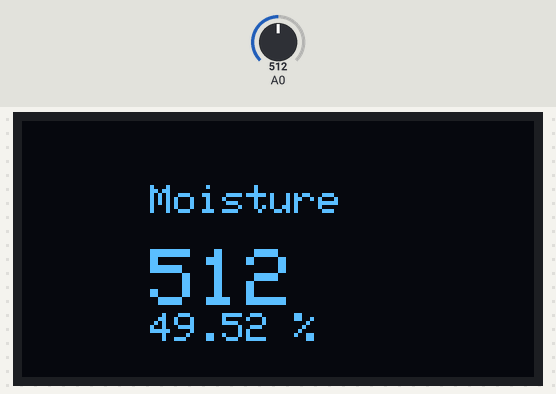
The sketch below on a simulated ESP8266 (Wemos D1 mini). Parts: 128×64 one-colour display. The test bench sets the inputs (shaded band); at power-on: A0 = 512. WiFi joins after 1.5 s; servers stay silent unless stated; the display library's start-up logo is not drawn; uploads are accepted with an empty reply; what the sketch prints to the serial monitor is not drawn.

Above: at 5.6 s.

The sketch:

firmware-sketch.ino
```cpp
#include <SPI.h>
#include <Wire.h>
#include <Adafruit_GFX.h>
#include <Adafruit_SSD1306.h>
#include <ESP8266WiFi.h>
#include <ESP8266HTTPClient.h>
#include <WiFiClient.h>

#define SCREEN_WIDTH 128 // OLED display width, in pixels
#define SCREEN_HEIGHT 64 // OLED display height, in pixels
#define OLED_RESET -1    // GPIO0
Adafruit_SSD1306 display(SCREEN_WIDTH, SCREEN_HEIGHT, &Wire, OLED_RESET);
WiFiClient wifiClient;

//const char* ssid = "WLANrouter";
//const char* password = "testtest";
const char *ssid = "Plantista_IoT";
const char *password = "plantistaIOT!";

void setup()
{

    Serial.begin(115200);
    display.begin(SSD1306_SWITCHCAPVCC, 0x3C);
    delay(2000);

    display.display();
    display.clearDisplay();

    WiFi.begin(ssid, password); //WiFi connection

    while (WiFi.status() != WL_CONNECTED)
    { //Wait for the WiFI connection completion

        delay(500);
        Serial.println("Waiting for connection");
    }
    Serial.println("connected");
}

const int dry = 720; // messured -> air
const int wet = 300; // messured -> water
int moisture = 0;

void pushRequest(int mst)
{
    char moistureValue[10];
    sprintf(moistureValue, "%d", mst);

    if (WiFi.status() == WL_CONNECTED)
    { //Check WiFi connection status

        HTTPClient http; //Declare object of class HTTPClient

        http.begin(wifiClient, "http://192.168.1.1:3000/api/sensordata"); //Specify request destination

        http.addHeader("Content-Type", "application/json");                        //Specify content-type header
        String payload = "{\"dataValue\": \""+String(moistureValue)+"\", \"dataType\": \"Integer\", \"deviceAddress\": \""+WiFi.macAddress()+"\"}";

        int httpResponseCode = http.POST(payload); //Send the request

        Serial.print("HTTP Response code: ");
        Serial.println(httpResponseCode);

        http.end(); //Close connection
    }
    else
    {

        Serial.println("Error in WiFi connection");
    }
    delay(60000); //Send a request every 30 seconds
    Serial.print(moistureValue);
}

void loop()
{
    delay(2000);
    int moisture = analogRead(0);
    float moisturePercent = 100 - ((float)moisture - (float)wet) / ((float)dry - (float)wet) * 100;

    display.clearDisplay();

    display.setTextSize(1);
    display.setTextColor(WHITE);
    display.setCursor(32, 16);
    display.println("Moisture");

    display.setCursor(32, 32);
    display.setTextSize(2);
    display.println(moisture);

    display.setCursor(32, 48);
    display.setTextSize(1);
    display.printf("%.2f %%", moisturePercent);

    Serial.println("Humidity meassured: " + moisture);
    display.display();

    pushRequest(moisture);
}
```
